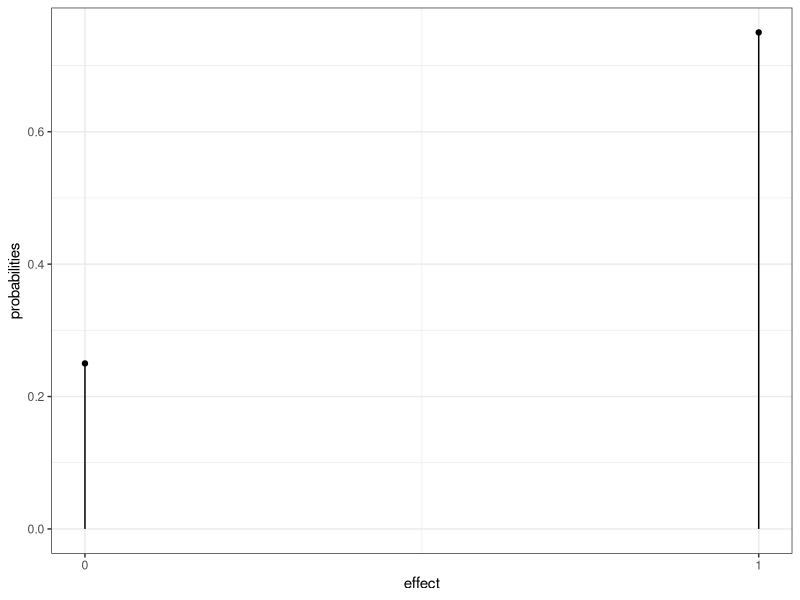
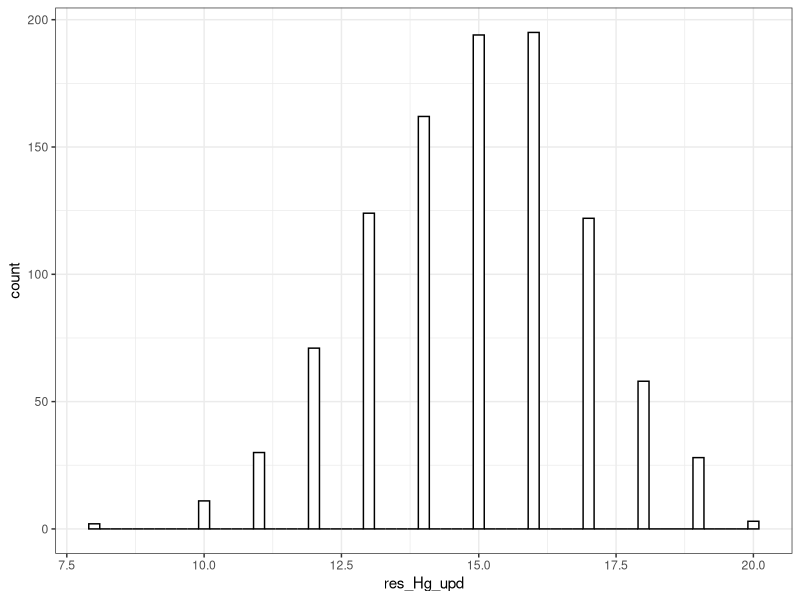
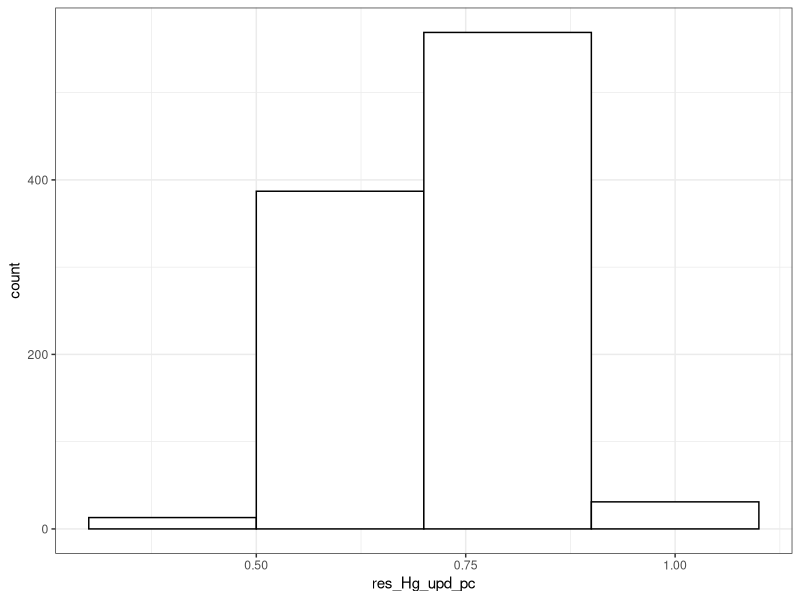
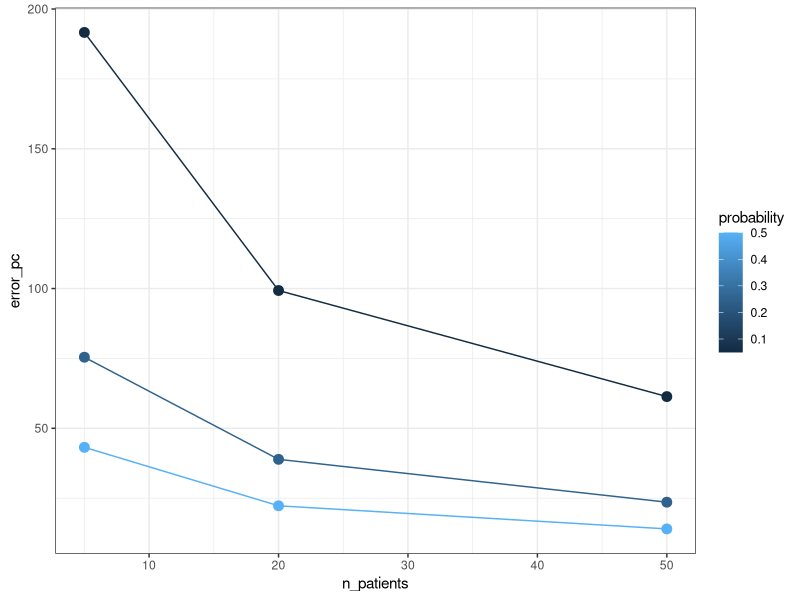

Recreate these plots in R, in order.
## ---- chunk 1
knitr::opts_chunk$set(echo = TRUE)
library(dplyr)
library(ggplot2)
## ---- chunk 2
p = 0.75 # Задаем истинную вероятность выздороветь
n_patients <- 20 # Количество добровольцев

effect <- c(1, 0) # Есть или нет эффект от терапии
probabilities <- c(p, 1-p)
   # Распределение в генеральной совокупности

df <- data.frame(effect, probabilities)

ggplot(df, aes(x=effect, y=probabilities)) +
  geom_point() + 
  geom_segment( aes(x=effect, xend=effect, y=0, yend=probabilities)) +
  scale_x_continuous(breaks = effect) +
  theme_bw()

## ---- chunk 3

my_group_Hg_upd <- sample(effect, n_patients, replace = TRUE, prob = probabilities) # Результаты добровольцев

print(my_group_Hg_upd)

## ---- chunk 4

n_repeats <- 1000 # Количество повторений эксперимента

df_all_repeats <- data.frame(
  n_exp = rep(1:n_repeats, each = n_patients),
  ID = rep(1:n_patients, n_repeats)
) %>%
  group_by(n_exp) %>%
  mutate(Hg_upd = sample(effect, n_patients, replace = TRUE, prob = probabilities)) %>%
  ungroup()

## ---- chunk 5

df_sample_result <- df_all_repeats %>% 
  group_by(n_exp) %>% 
  dplyr::summarise(res_Hg_upd = sum(Hg_upd)) %>% 
  ungroup()

ggplot(df_sample_result, aes(x = res_Hg_upd)) +
  geom_histogram(color = 'black', fill = 'white', binwidth = 0.2) +
  theme_bw()

## ---- chunk 6
df_sample_result_pc <- df_sample_result %>%
  mutate(res_Hg_upd_pc = res_Hg_upd / n_patients)

ggplot(df_sample_result_pc, aes(x = res_Hg_upd_pc)) +
  geom_histogram(color = 'black', fill = 'white', binwidth = 0.2) +
  theme_bw()

## ---- chunk 7


error <- sqrt( mean((df_sample_result_pc$res_Hg_upd_pc-p)^2) )

print(error)


## ---- chunk 8
probabilities <- c(0.05, 0.05, 0.05, 0.5, 0.5, 0.5, 0.25, 0.25, 0.25)
n_patients <- c(5, 20, 50, 5, 20, 50, 5, 20, 50)
errors <- c(0.09581232, 0.04964877, 0.03067246, 0.215963, 0.1113553, 0.07002857, 0.1885736, 0.09723682, 0.0589101)

df_simulations <- data.frame(probability = probabilities, n_patients = n_patients, error = errors)

df_simulations <- df_simulations  %>%
  mutate(error_pc = error * 100 / probabilities)

df_simulations
## ---- chunk 9
ggplot(df_simulations, aes(x = n_patients, y = error_pc, color = probability, group = probability)) +
  geom_line() +
  geom_point(size = 3) +
  theme_bw()
